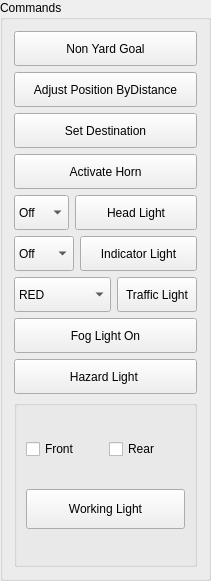
    <widget class="QGroupBox" name="groupBox_3">
     <property name="geometry">
      <rect>
       <x>490</x>
       <y>160</y>
       <width>211</width>
       <height>581</height>
      </rect>
     </property>
     <property name="title">
      <string>Commands</string>
     </property>
     <layout class="QVBoxLayout" name="verticalLayout_8">
      <item>
       <layout class="QVBoxLayout" name="verticalLayout_7">
        <item>
         <layout class="QHBoxLayout" name="horizontalLayout_27">
          <item>
           <widget class="QPushButton" name="pB_nonyardGoal_sendReq">
            <property name="minimumSize">
             <size>
              <width>0</width>
              <height>35</height>
             </size>
            </property>
            <property name="text">
             <string>Non Yard Goal</string>
            </property>
           </widget>
          </item>
         </layout>
        </item>
        <item>
         <layout class="QHBoxLayout" name="horizontalLayout_26">
          <item>
           <widget class="QPushButton" name="pB_adjustPosition_sendReq">
            <property name="minimumSize">
             <size>
              <width>0</width>
              <height>35</height>
             </size>
            </property>
            <property name="text">
             <string>Adjust Position ByDistance</string>
            </property>
           </widget>
          </item>
         </layout>
        </item>
        <item>
         <layout class="QHBoxLayout" name="horizontalLayout_21">
          <item>
           <widget class="QPushButton" name="pB_setDestination_sendReq">
            <property name="minimumSize">
             <size>
              <width>0</width>
              <height>35</height>
             </size>
            </property>
            <property name="text">
             <string>Set Destination</string>
            </property>
           </widget>
          </item>
         </layout>
        </item>
        <item>
         <layout class="QHBoxLayout" name="horizontalLayout_7">
          <item>
           <widget class="QPushButton" name="pB_horn_sendReq">
            <property name="minimumSize">
             <size>
              <width>0</width>
              <height>35</height>
             </size>
            </property>
            <property name="text">
             <string>Activate Horn</string>
            </property>
           </widget>
          </item>
         </layout>
        </item>
        <item>
         <layout class="QHBoxLayout" name="horizontalLayout_22" stretch="0,3">
          <item>
           <widget class="QComboBox" name="comboBox_headLight">
            <property name="minimumSize">
             <size>
              <width>20</width>
              <height>35</height>
             </size>
            </property>
            <item>
             <property name="text">
              <string>Off</string>
             </property>
            </item>
            <item>
             <property name="text">
              <string>Low </string>
             </property>
            </item>
            <item>
             <property name="text">
              <string>High</string>
             </property>
            </item>
           </widget>
          </item>
          <item>
           <widget class="QPushButton" name="pB_headLight_sendReq">
            <property name="minimumSize">
             <size>
              <width>0</width>
              <height>35</height>
             </size>
            </property>
            <property name="text">
             <string>Head Light</string>
            </property>
           </widget>
          </item>
         </layout>
        </item>
        <item>
         <layout class="QHBoxLayout" name="horizontalLayout_8" stretch="0,3">
          <item>
           <widget class="QComboBox" name="comboBox_indicatorLight">
            <property name="sizePolicy">
             <sizepolicy hsizetype="Preferred" vsizetype="Fixed">
              <horstretch>0</horstretch>
              <verstretch>0</verstretch>
             </sizepolicy>
            </property>
            <property name="minimumSize">
             <size>
              <width>20</width>
              <height>35</height>
             </size>
            </property>
            <item>
             <property name="text">
              <string>Off</string>
             </property>
            </item>
            <item>
             <property name="text">
              <string>Right</string>
             </property>
            </item>
            <item>
             <property name="text">
              <string>Left</string>
             </property>
            </item>
           </widget>
          </item>
          <item>
           <widget class="QPushButton" name="pB_indicatorLight_sendReq">
            <property name="minimumSize">
             <size>
              <width>0</width>
              <height>35</height>
             </size>
            </property>
            <property name="text">
             <string>Indicator Light</string>
            </property>
           </widget>
          </item>
         </layout>
        </item>
        <item>
         <layout class="QHBoxLayout" name="horizontalLayout_14" stretch="0,3">
          <item>
           <widget class="QComboBox" name="comboBox_trafficLightOverride">
            <property name="sizePolicy">
             <sizepolicy hsizetype="Preferred" vsizetype="Fixed">
              <horstretch>0</horstretch>
              <verstretch>0</verstretch>
             </sizepolicy>
            </property>
            <property name="minimumSize">
             <size>
              <width>20</width>
              <height>35</height>
             </size>
            </property>
            <item>
             <property name="text">
              <string>RED</string>
             </property>
            </item>
            <item>
             <property name="text">
              <string>GREEN</string>
             </property>
            </item>
            <item>
             <property name="text">
              <string>AMBER</string>
             </property>
            </item>
            <item>
             <property name="text">
              <string>GREEN-RIGHT</string>
             </property>
            </item>
           </widget>
          </item>
          <item>
           <widget class="QPushButton" name="pB_trafficLightOverride_sendReq">
            <property name="minimumSize">
             <size>
              <width>0</width>
              <height>35</height>
             </size>
            </property>
            <property name="text">
             <string>Traffic Light</string>
            </property>
           </widget>
          </item>
         </layout>
        </item>
        <item>
         <layout class="QHBoxLayout" name="horizontalLayout_23" stretch="3">
          <item>
           <widget class="QPushButton" name="pB_fogLight_sendReq">
            <property name="sizePolicy">
             <sizepolicy hsizetype="Minimum" vsizetype="Fixed">
              <horstretch>0</horstretch>
              <verstretch>0</verstretch>
             </sizepolicy>
            </property>
            <property name="minimumSize">
             <size>
              <width>0</width>
              <height>35</height>
             </size>
            </property>
            <property name="text">
             <string>Fog Light On</string>
            </property>
           </widget>
          </item>
         </layout>
        </item>
        <item>
         <layout class="QHBoxLayout" name="horizontalLayout_9">
          <item>
           <widget class="QPushButton" name="pB_hazardLight_sendReq">
            <property name="minimumSize">
             <size>
              <width>0</width>
              <height>35</height>
             </size>
            </property>
            <property name="text">
             <string>Hazard Light </string>
            </property>
           </widget>
          </item>
         </layout>
        </item>
        <item>
         <widget class="QGroupBox" name="groupBox_4">
          <property name="title">
           <string/>
          </property>
          <layout class="QVBoxLayout" name="verticalLayout_4">
           <item>
            <layout class="QHBoxLayout" name="horizontalLayout_16">
             <item>
              <widget class="QCheckBox" name="checkBox_wlFront">
               <property name="text">
                <string>Front</string>
               </property>
              </widget>
             </item>
             <item>
              <widget class="QCheckBox" name="checkBox_wlRear">
               <property name="text">
                <string>Rear</string>
               </property>
              </widget>
             </item>
            </layout>
           </item>
           <item>
            <layout class="QHBoxLayout" name="horizontalLayout_17">
             <item>
              <widget class="QPushButton" name="pB_workingLight_sendReq">
               <property name="minimumSize">
                <size>
                 <width>0</width>
                 <height>40</height>
                </size>
               </property>
               <property name="text">
                <string>Working Light</string>
               </property>
              </widget>
             </item>
            </layout>
           </item>
          </layout>
         </widget>
        </item>
       </layout>
      </item>
     </layout>
    </widget>
